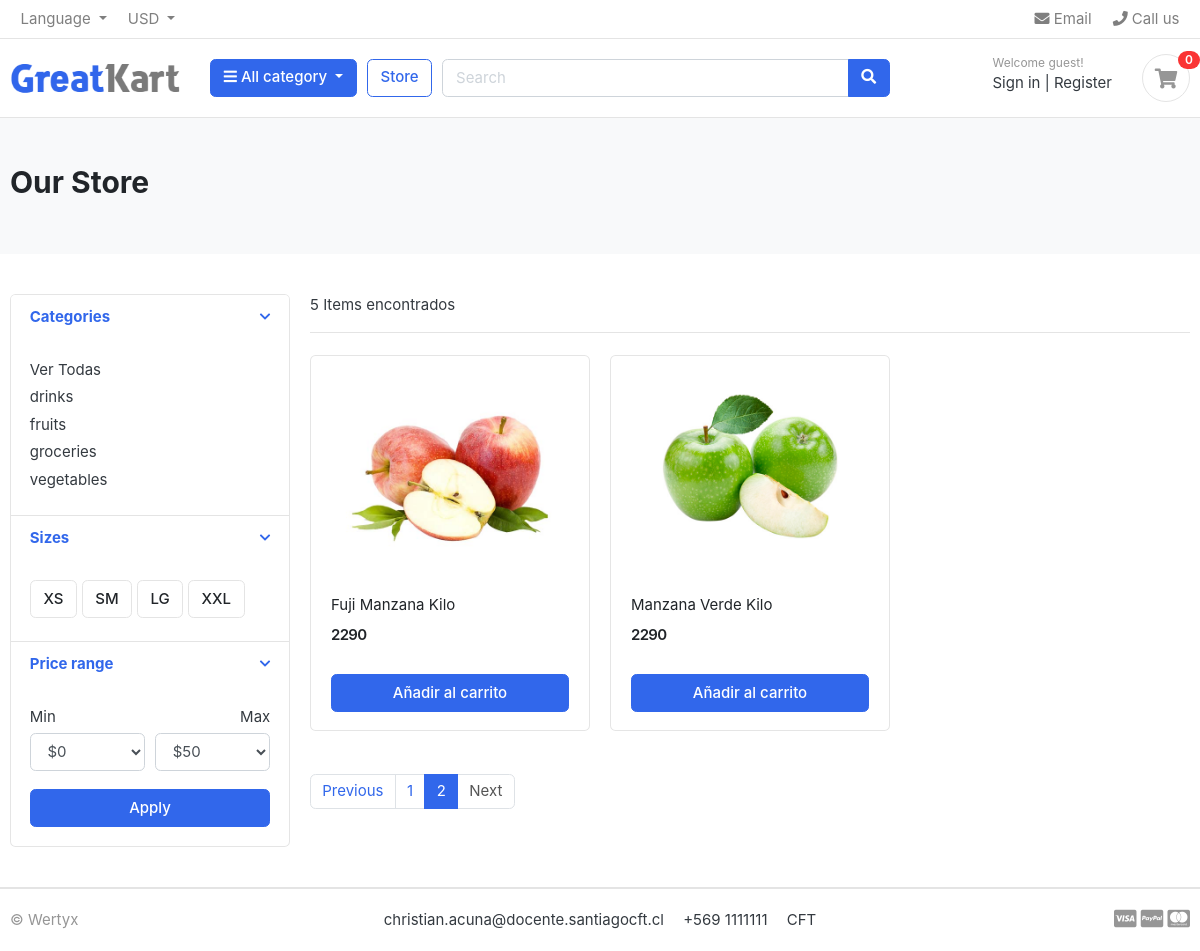
Page /store/fruits/?page=2 on the earlier database version.
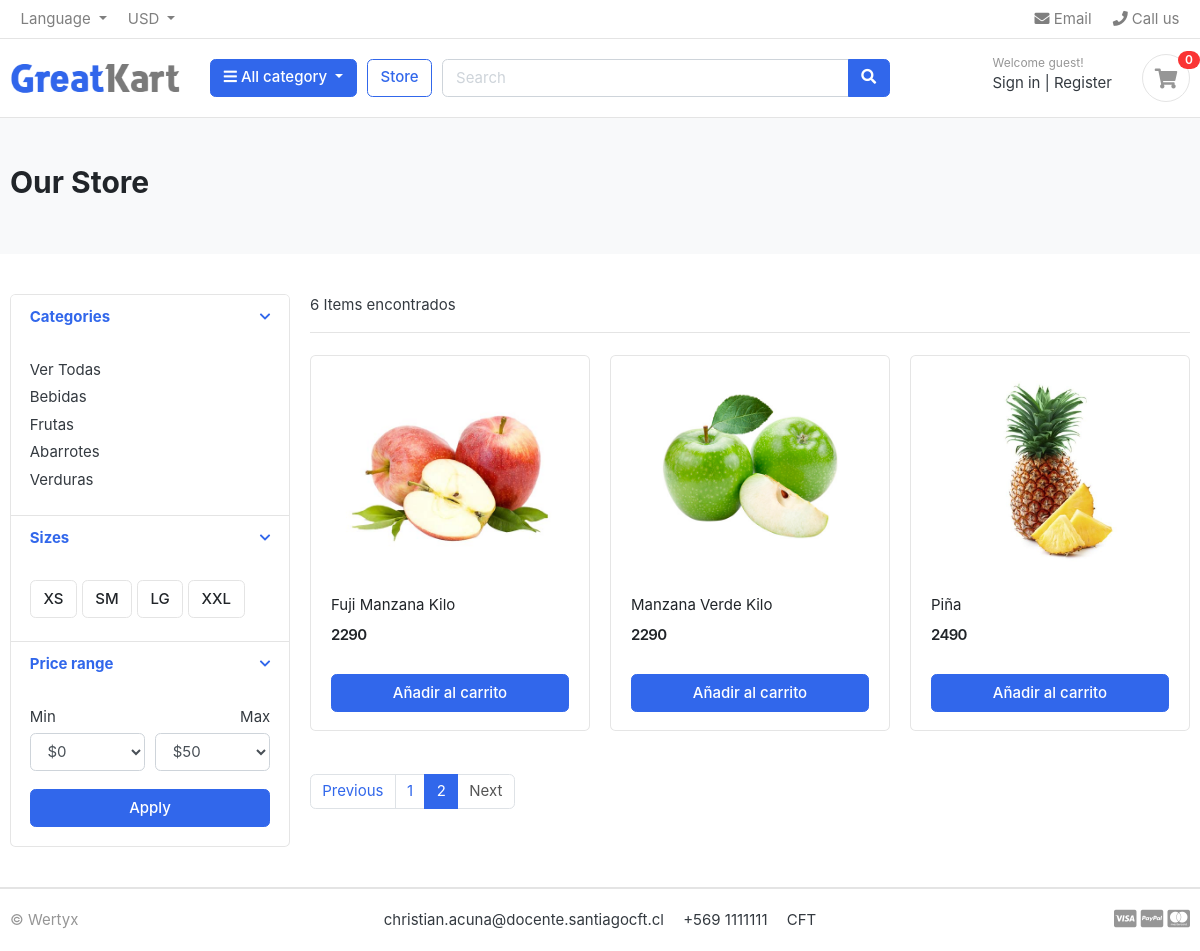
Same page on the later database version.
### category/models.py (models this page shows, shortened)
class Category(models.Model):
    category_name = models.CharField(max_length=20, unique=True)
    description = models.CharField(max_length=225, blank=True)
    slug = models.CharField(max_length=100, unique=True)
    category_image = models.ImageField(
        upload_to='photos/categories', blank=True
    )
    class Meta:
        verbose_name = 'category'
        verbose_name_plural = 'categories'

### store/models.py (models this page shows, shortened)
class Product(models.Model):
    product_name = models.CharField(max_length=200, unique=True)
    slug = models.CharField(max_length=200, unique=True)
    description = models.TextField(max_length=1000, blank=True)
    price = models.IntegerField()
    images = models.ImageField(upload_to='photos/products')
    stock = models.PositiveIntegerField()
    is_available = models.BooleanField(default=True)
    category = models.ForeignKey(Category, on_delete=models.CASCADE)
    created_date = models.DateTimeField(auto_now_add=True)
    modified_date = models.DateTimeField(auto_now=True)

### store/views.py (the view)
# urls.py: path("store/", include('store.urls')),
def store(request, category_slug=None):
    categories = None
    products = None
    if category_slug is not None:
        categories = get_object_or_404(Category, slug=category_slug)
        products = Product.objects.filter(category=categories)
    else:
        products = Product.objects.all()
    products_count = products.count()
    paged_products = pagination(request, products, 3)
    return render(request, "store.html", context={
        "products": paged_products,
        "products_count": products_count,
    })

### carts/context_processors.py (called while the page is built)
def counter_items(request):
    cart_count = 0
    try:
        cart = Cart.objects.get(cart_id=cart_id(request))
        cart_items = CartItem.objects.all().filter(cart=cart)
        for cart_item in cart_items:
            cart_count += cart_item.quantity
    except Cart.DoesNotExist:
        cart_count = 0
    return {"cart_count": cart_count}

### carts/views.py (called while the page is built)
def cart_id(request):
    cart = request.session.session_key
    print("cart", cart)
    if cart is None:
        cart = request.session.create()
    return cart

### category/context_processors.py (called while the page is built)
def global_category(request):
    menu_links = Category.objects.all()
    return dict(menu_links=menu_links)

### store/views.py (called while the page is built)
def pagination(request, products, products_by_page):
    paginator = Paginator(products, products_by_page)
    page = request.GET.get("page")
    paged_products = paginator.get_page(page)
    return paged_products

### templates/store.html (shortened to what this page needs)
{% extends 'base.html' %}
{% block content %}
<section class="section-pagetop bg">
<div class="container">
	<h2 class="title-page">Our Store</h2>
</div>
</section>
<section class="section-content padding-y">
<div class="container">
<div class="row">
	<aside class="col-md-3">
<div class="card">
	<article class="filter-group">
		<header class="card-header">
			<a href="#" data-toggle="collapse" data-target="#collapse_1" aria-expanded="true" class="">
				<i class="icon-control fa fa-chevron-down"></i>
				<h6 class="title">Categories</h6>
			</a>
		</header>
		<div class="filter-content collapse show" id="collapse_1" style="">
			<div class="card-body">
				<ul class="list-menu">
				<li><a href="{% url 'store' %}">Ver Todas </a></li>
				{% for category in menu_links %}
				<li><a href="{% url 'products_by_category' category.slug %}">{{ category.category_name }}</a></li>
				{% endfor %}
				</ul>
			</div>
		</div>
	</article>
	<article class="filter-group">
		<header class="card-header">
			<a href="#" data-toggle="collapse" data-target="#collapse_4" aria-expanded="true" class="">
				<i class="icon-control fa fa-chevron-down"></i>
				<h6 class="title">Sizes </h6>
			</a>
		</header>
		<div class="filter-content collapse show" id="collapse_4" style="">
			<div class="card-body">
			  <label class="checkbox-btn">
			    <span class="btn btn-light"> XS </span>
			  </label>
			  <label class="checkbox-btn">
			    <span class="btn btn-light"> SM </span>
			  </label>
			  <label class="checkbox-btn">
			    <span class="btn btn-light"> LG </span>
			  </label>
			  <label class="checkbox-btn">
			    <span class="btn btn-light"> XXL </span>
			  </label>
		</div>
		</div>
	</article>
	<article class="filter-group">
		<header class="card-header">
			<a href="#" data-toggle="collapse" data-target="#collapse_3" aria-expanded="true" class="">
				<i class="icon-control fa fa-chevron-down"></i>
				<h6 class="title">Price range </h6>
			</a>
		</header>
		<div class="filter-content collapse show" id="collapse_3" style="">
			<div class="card-body">
				<div class="form-row">
				<div class="form-group col-md-6">
				  <label>Min</label>
				  	<select class="mr-2 form-control">
						<option value="0">$0</option>
					</select>
				</div>
				<div class="form-group text-right col-md-6">
				  <label>Max</label>
				  	<select class="mr-2 form-control">
						<option value="50">$50</option>
					</select>
				</div>
				</div>
				<button class="btn btn-block btn-primary">Apply</button>
			</div>
		</div>
	</article>
</div>
	</aside>
	<main class="col-md-9">
<header class="border-bottom mb-4 pb-3">
		<div class="form-inline">
			<span class="mr-md-auto">{{products_count}} Items encontrados </span>
		</div>
</header>
<div class="row">
	{% for product in products %}
	<div class="col-md-4">
		<figure class="card card-product-grid">
			<div class="img-wrap">
			<a href="{% url 'product_detail' product.category.slug product.slug %}" class="img-wrap"> <img src="{{ product.images.url }}"> </a>
			</div>
			<figcaption class="info-wrap">
				<div class="fix-height">
					<a href="{% url 'product_detail' product.category.slug product.slug %}" class="title">{{ product.product_name }}</a>
					<div class="price-wrap mt-2">
						<span class="price">{{ product.price }}</span>
					</div>
				</div>
				<a href="{% url 'add_cart' product.id %}" class="btn btn-block btn-primary">Añadir al carrito </a>
			</figcaption>
		</figure>
	</div>
	{% endfor %}
</div>
<nav class="mt-4" aria-label="Page navigation sample">
  {% if products.has_other_pages %}
  <ul class="pagination">
	{% if products.has_previous %}
    	<li class="page-item"><a class="page-link" href="?page={{ products.previous_page_number }}">Previous</a></li>
	{% else %}
    	<li class="page-item disabled"><a class="page-link" href="#">Previous</a></li>
	{% endif %}
	{% for i in products.paginator.page_range %}
		{% if products.number == i %}
    		<li class="page-item active"><a class="page-link" href="#">{{i}}</a></li>
		{% else %}
    		<li class="page-item"><a class="page-link" href="?page={{i}}">{{i}}</a></li>
		{% endif %}
	{% endfor %}
	{% if products.has_next %}
    	<li class="page-item"><a class="page-link" href="?page={{products.next_page_number}}">Next</a></li>
	{% else %}
    	<li class="page-item disabled"><a class="page-link" href="#">Next</a></li>
	{% endif %}
  </ul>
  {% endif %}
</nav>
	</main>
</div>
</div>
</section>
{% endblock content %}

### templates/base.html (shortened to what this page needs)
{% load static %}
<!DOCTYPE HTML>
<html lang="en">
<head>
<link href="{% static 'css/bootstrap.css' %}" rel="stylesheet" type="text/css"/>
<link href="{% static 'fonts/fontawesome/css/all.min.css' %}" type="text/css" rel="stylesheet">
<link href="{% static 'css/ui.css' %}" rel="stylesheet" type="text/css"/>
<link href="{% static 'css/responsive.css' %}" rel="stylesheet" media="only screen and (max-width: 1200px)" />
</head>
<body>
{% include "includes/header.html" %}
{% block content %}
{% endblock content %}
{% include "includes/footer.html" %}
</body>
</html>

### templates/includes/header.html (shortened to what this page needs)
{% load static %}
<header class="section-header">
    <nav class="navbar p-md-0 navbar-expand-sm navbar-light border-bottom">
    <div class="container">
      <div class="collapse navbar-collapse" id="navbarTop4">
        <ul class="navbar-nav mr-auto">
            <li class="nav-item dropdown">
                 <a href="#" class="nav-link dropdown-toggle" data-toggle="dropdown">   Language </a>
            </li>
            <li class="nav-item dropdown">
                <a href="#" class="nav-link dropdown-toggle" data-toggle="dropdown"> USD </a>
            </li>
        </ul>
        <ul class="navbar-nav">
            <li><a href="#" class="nav-link"> <i class="fa fa-envelope"></i> Email </a></li>
            <li><a href="#" class="nav-link"> <i class="fa fa-phone"></i> Call us </a></li>
        </ul>
      </div>
    </div>
    </nav>
    <section class="header-main border-bottom">
        <div class="container">
    <div class="row align-items-center">
        <div class="col-lg-2 col-md-3 col-6">
            <a href="{% url 'home' %}" class="brand-wrap">
                <img class="logo" src="{% static './images/logo.png' %}">
            </a>
        </div>
        <div class="col-lg col-sm col-md col-6 flex-grow-0">
            <div class="category-wrap dropdown d-inline-block float-right">
                <button type="button" class="btn btn-primary dropdown-toggle" data-toggle="dropdown">
                    <i class="fa fa-bars"></i> All category
                </button>
            </div>
        </div>
        <a href="{% url 'store' %}" class="btn btn-outline-primary">Store</a>
        <div class="col-lg  col-md-6 col-sm-12 col">
            <form action="#" class="search">
                <div class="input-group w-100">
                    <input type="text" class="form-control" style="width:60%;" placeholder="Search">
                    <div class="input-group-append">
                      <button class="btn btn-primary" type="submit">
                        <i class="fa fa-search"></i>
                      </button>
                    </div>
                </div>
            </form>
        </div>
        <div class="col-lg-3 col-sm-6 col-8 order-2 order-lg-3">
            <div class="d-flex justify-content-end mb-3 mb-lg-0">
                <div class="widget-header">
                    <small class="title text-muted">Welcome guest!</small>
                    <div>
                        <a href="./signin.html">Sign in</a> <span class="dark-transp"> | </span>
                        <a href="./register.html"> Register</a>
                    </div>
                </div>
                <a href="{% url 'cart' %}" class="widget-header pl-3 ml-3">
                    <div class="icon icon-sm rounded-circle border"><i class="fa fa-shopping-cart"></i></div>
                    <span class="badge badge-pill badge-danger notify">{{ cart_count }}</span>
                </a>
            </div>
        </div>
    </div>
    </div>
    </section>
    </header>

### templates/includes/footer.html
{% load static %}
<footer class="section-footer border-top">
	<div class="container">
		<section class="footer-bottom border-top row">
			<div class="col-md-2">
				<p class="text-muted"> &copy Wertyx </p>
			</div>
			<div class="col-md-8 text-md-center">
				<span  class="px-2">christian.acuna@docente.santiagocft.cl</span>
				<span  class="px-2">+569 1111111</span>
				<span  class="px-2">CFT</span>
			</div>
			<div class="col-md-2 text-md-right text-muted">
				<i class="fab fa-lg fa-cc-visa"></i>
				<i class="fab fa-lg fa-cc-paypal"></i>
				<i class="fab fa-lg fa-cc-mastercard"></i>
			</div>
		</section>
	</div>
</footer>

### ecommerce/static/css/ui.css (style rules this page uses)
html { font-family: "Inter", sans-serif; font-size: 15px; }
.img-wrap { text-align: center; display: block; }
.img-wrap img { max-width: 100%; }
.price-wrap { letter-spacing: -0.7px; }
.icon-xs, .icon-sm, .icon-md, .icon-lg { display: inline-block; text-align: center; flex-shrink: 0; flex-grow: 0; }
.icon-sm { width: 48px; height: 48px; line-height: 48px !important; font-size: 20px; }
.padding-y { padding-top: 40px; padding-bottom: 40px; }
figure { margin-bottom: 0; }
article:after, .form-group:after { display: block; clear: both; content: ""; }
.bg { background-color: #f8f9fa; }
.title-page { color: #212529; }
p:last-child { margin-bottom: 0; }
.header-main { position: relative; padding-top: 1rem; padding-bottom: 1rem; }
.brand-wrap .logo, .navbar-brand .logo { margin-right: 7px; max-height: 42px; display: inline-block; }
.widget-header { display: inline-block; vertical-align: middle; position: relative; }
.widget-header a { color: #343a40; }
.widget-header i { color: #969696; }
.widget-header .title { display: block; }
.widget-header .notify { position: absolute; top: -3px; right: -10px; }
.footer-bottom { padding-top: 20px; padding-bottom: 20px; }
.btn-light { background-color: #fff; border-color: #e4e4e4; }
[class*=list-] li:after { visibility: hidden; display: block; content: ""; overflow: hidden; height: 0; clear: both; }
.list-menu { list-style: none; margin: 0; padding-left: 0; }
.list-menu li { margin-bottom: 5px; }
.list-menu a { color: #343a40; }
[class*=card-product] a.title { color: #212529; display: block; }
[class*=card-product] .img-wrap { overflow: hidden; position: relative; }
[class*=card-product] .img-wrap img { height: 100%; max-width: 100%; width: auto; display: inline-block; -o-object-fit: cover; object-fit: cover; }
.card-product-grid { margin-bottom: 20px; }
.card-product-grid .img-wrap { border-radius: 0.2rem 0.2rem 0 0; height: 220px; }
.card-product-grid .info-wrap { overflow: hidden; padding: 18px 20px; }
.card-product-grid .fix-height { height: 80px; overflow: hidden; }
.card .img-wrap { overflow: hidden; }
.notify { position: absolute; top: -4px; right: -10px; display: inline-block; padding: 0.25em 0.6em; font-size: 12px; line-height: 1; text-align: center; border-radius: 3rem; color: #fff; background-color: #fa3434; }
.price { font-weight: 600; color: #212529; }
.icon-control { margin-top: 5px; float: right; font-size: 80%; }
.card-header .title { margin-bottom: 0; line-height: 1.5; }
.filter-group { border-bottom: 1px solid #e4e4e4; }
.filter-group .card-header { border-bottom: 0; }
.filter-group:last-child { border-bottom: 0; }
.checkbox-btn { position: relative; }
.section-pagetop { padding: 45px 0; }

Differences in the rows shown:
changed Category: category_name "drinks" → "Bebidas"
changed Category: category_name "fruits" → "Frutas"
changed Category: category_name "groceries" → "Abarrotes"
changed Category: category_name "vegetables" → "Verduras"
added Product: images (picture), product_name "Piña", price "2490"
Other differences:
{{ products_count }}: "5" → "6"
